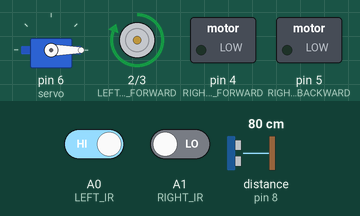
A sketch run on a simulated Arduino Uno, built with avr-gcc and run on an emulated ATmega328P. Shown: servo, motor-driver pin pairs drawn as motors (green arrow = first pin HIGH = forward, orange = second pin HIGH = backward, longer = more drive), switched loads named in the sketch (green lamp = pin HIGH). Wiring (inferred from the names in the program): ultrasonic range finder: trigger pin 9; echo pin 8. The inputs (shaded band) are chosen by the test bench; at power-on: distance to the obstacle (sensor on pin 8) 80 cm, A0 (LEFT_IR) HIGH, A1 (RIGHT_IR) LOW. The echo pulse lasts 58.3 µs per cm; pins used as bus, display or sensor lines are not drawn.

Above: at 1.2 s.
1.3 s: distance to the obstacle (sensor on pin 8) set to 22 cm
2.8 s: distance to the obstacle (sensor on pin 8) set to 19 cm
At 3.7 s:
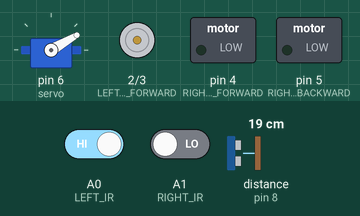
At 18.8 s:
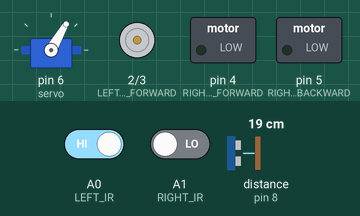
Timing chart, 0 to 19.3 s (numbered marks = the images above; inputs shaded):
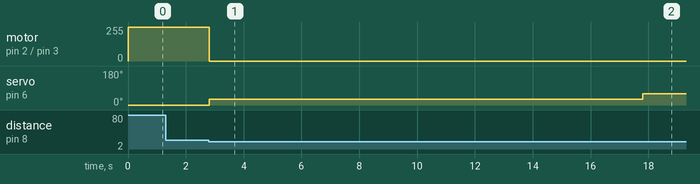

Measured:
- the behaviour switches between 21 and 20 cm on distance to the obstacle (sensor on pin 8) (found by bisection; images 0 and 1)
- after the input at 1.3 s, every drawn part: stays the same
- after the input at 2.8 s, motor on pin 2 (LEFT_MOTOR_FORWARD) / pin 3 (LEFT_MOTOR_BACKWARD): forward 255/255 → stopped at once; servo on pin 6 (servo): 0° → 30° at once, → 60° 15.0 s later

The sketch:

cattle_feeder.ino
```cpp
// Include necessary libraries
#include <Servo.h>

// Define IR sensor pins
#define LEFT_IR A0
#define RIGHT_IR A1

// Define ultrasonic sensor pins
#define TRIG_PIN 9
#define ECHO_PIN 8

// Define motor control pins
#define LEFT_MOTOR_FORWARD 2
#define LEFT_MOTOR_BACKWARD 3
#define RIGHT_MOTOR_FORWARD 4
#define RIGHT_MOTOR_BACKWARD 5

// Create servo object
Servo servo;

// Define variables
int obstacleCount = 0;
long duration;
int distance;

void setup() {
  // Initialize pins
  pinMode(LEFT_IR, INPUT);
  pinMode(RIGHT_IR, INPUT);
  pinMode(TRIG_PIN, OUTPUT);
  pinMode(ECHO_PIN, INPUT);
  pinMode(LEFT_MOTOR_FORWARD, OUTPUT);
  pinMode(LEFT_MOTOR_BACKWARD, OUTPUT);
  pinMode(RIGHT_MOTOR_FORWARD, OUTPUT);
  pinMode(RIGHT_MOTOR_BACKWARD, OUTPUT);

  // Attach servo motor
  servo.attach(6);
  servo.write(0); // Set initial position to 0°

  Serial.begin(9600);
}

void loop() {
  followLine();
  checkObstacle();
}

void followLine() {
  int leftIR = digitalRead(LEFT_IR);
  int rightIR = digitalRead(RIGHT_IR);

  if (leftIR == LOW && rightIR == LOW) {
    // Move forward
    moveForward();
  } else if (leftIR == HIGH && rightIR == LOW) {
    // Turn right
    turnRight();
  } else if (leftIR == LOW && rightIR == HIGH) {
    // Turn left
    turnLeft();
  } else {
    // Stop
    stopMotors();
  }
}

void checkObstacle() {
  // Trigger the ultrasonic sensor
  digitalWrite(TRIG_PIN, LOW);
  delayMicroseconds(2);
  digitalWrite(TRIG_PIN, HIGH);
  delayMicroseconds(10);
  digitalWrite(TRIG_PIN, LOW);

  // Read the echo time
  duration = pulseIn(ECHO_PIN, HIGH);

  // Calculate distance
  distance = duration * 0.034 / 2;

  if (distance > 0 && distance < 20) { // Obstacle detected within 20 cm
    obstacleCount++;
    handleObstacle(obstacleCount);

    if (obstacleCount >= 4) {
      obstacleCount = 0; // Reset obstacle count after 4 obstacles
    }
  }
}

void handleObstacle(int count) {
  stopMotors();

  switch (count) {
    case 1:
      servo.write(30);
      delay(15000); // Wait for 15 seconds
      break;
    case 2:
      servo.write(60);
      delay(15000); // Wait for 15 seconds
      break;
    case 3:
      servo.write(90);
      delay(15000); // Wait for 15 seconds
      break;
    case 4:
      servo.write(0);
      delay(45000); // Wait for 45 seconds
      break;
  }
}

void moveForward() {
  digitalWrite(LEFT_MOTOR_FORWARD, HIGH);
  digitalWrite(LEFT_MOTOR_BACKWARD, LOW);
  digitalWrite(RIGHT_MOTOR_FORWARD, HIGH);
  digitalWrite(RIGHT_MOTOR_BACKWARD, LOW);
}

void turnLeft() {
  digitalWrite(LEFT_MOTOR_FORWARD, LOW);
  digitalWrite(LEFT_MOTOR_BACKWARD, LOW);
  digitalWrite(RIGHT_MOTOR_FORWARD, HIGH);
  digitalWrite(RIGHT_MOTOR_BACKWARD, LOW);
}

void turnRight() {
  digitalWrite(LEFT_MOTOR_FORWARD, HIGH);
  digitalWrite(LEFT_MOTOR_BACKWARD, LOW);
  digitalWrite(RIGHT_MOTOR_FORWARD, LOW);
  digitalWrite(RIGHT_MOTOR_BACKWARD, LOW);
}

void stopMotors() {
  digitalWrite(LEFT_MOTOR_FORWARD, LOW);
  digitalWrite(LEFT_MOTOR_BACKWARD, LOW);
  digitalWrite(RIGHT_MOTOR_FORWARD, LOW);
  digitalWrite(RIGHT_MOTOR_BACKWARD, LOW);
}
```
